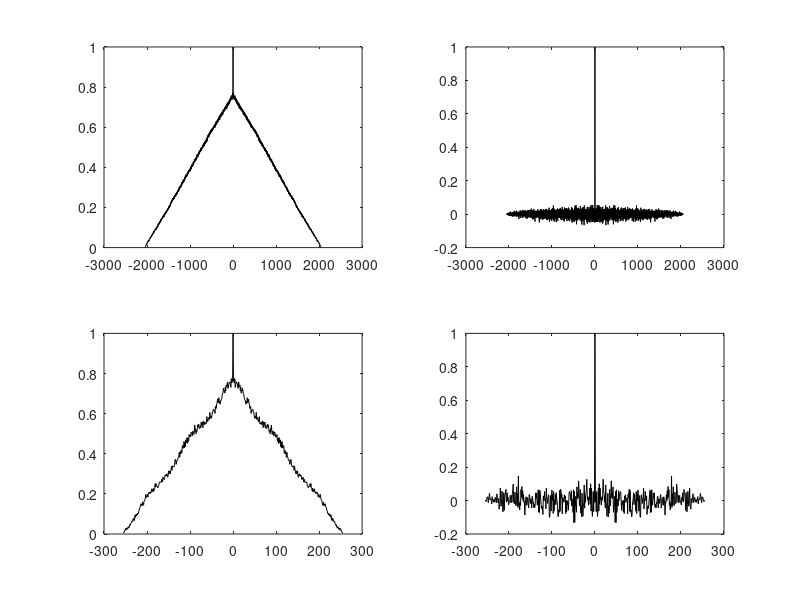

Recreate this plot in MATLAB.
clear all;close all;
L = [2048 256];
for i = 1:2
    L_row = L(i);
    N_row_uniform = rand(1,L_row);
    N_row_normol = randn(1,L_row);
    [N_uniform_auto lags_uni]= xcorr(N_row_uniform,'coeff');
    [N_normol_auto lags_nor]= xcorr(N_row_normol,'coeff');
    subplot(2,2,i*2-1);
    plot(lags_uni(1,:),N_uniform_auto(1,:),'k');
    subplot(2,2,i*2);
    plot(lags_nor(1,:),N_normol_auto(1,:),'k');
    
end